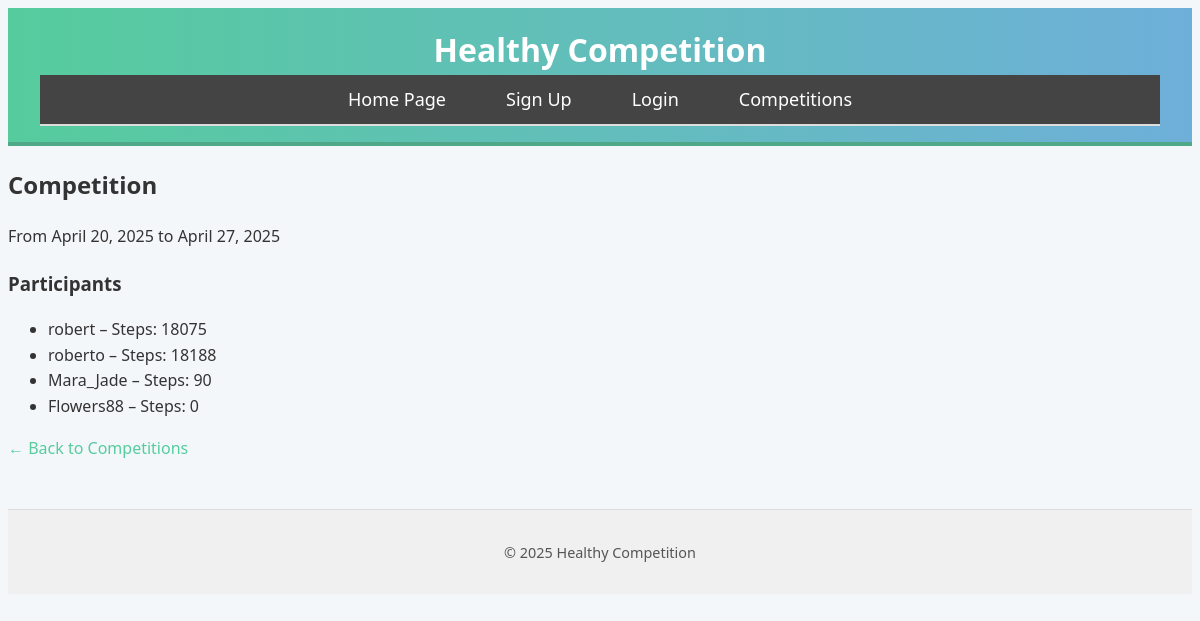
Page /competition/2/ on the committed database.
### src/models.py (models this page shows, shortened)
class Competition(models.Model):
    name = models.CharField(max_length=255)
    creator = models.ForeignKey(User, on_delete=models.CASCADE, related_name="created_competitions")
    participants = models.ManyToManyField(User, related_name="joined_competitions", blank=True)
    start_date = models.DateField()
    end_date = models.DateField()

class CompetitionParticipant(models.Model):
    user = models.ForeignKey(User, on_delete=models.CASCADE)
    competition = models.ForeignKey(Competition, on_delete=models.CASCADE)
    steps = models.PositiveIntegerField(default=0)
    joined_at = models.DateTimeField(auto_now_add=True)
    class Meta:
        unique_together = ('user', 'competition')  #This prevents duplicates

### src/views.py (the view)
# urls.py: path('competition/<int:competition_id>/', views.competition_detail, name='competition_detail'),
def competition_detail(request, competition_id):
    competition = get_object_or_404(Competition, pk=competition_id)
    participants = CompetitionParticipant.objects.filter(competition=competition)
    for participant in participants:
        steps_during_comp = (
            ActivityLog.objects
            .filter(
                user=participant.user,
                date__gte=competition.start_date,
                date__lte=competition.end_date
            )
            .aggregate(total_steps=Sum('steps'))['total_steps'] or 0
        )
        participant.total_steps_during_comp = steps_during_comp
    return render(request, 'competition_detail.html', {
        'competition': competition,
        'participants': participants
    })

### src/templates/competition_detail.html
{% extends 'base.html' %}
{% block content %}
  <h2>{{ competition.name }}</h2>
  <p>From {{ competition.start_date }} to {{ competition.end_date }}</p>
  <h3>Participants</h3>
  <ul>
    {% for participant in participants %}
      <li>
        {{ participant.user.username }} – Steps: {{ participant.total_steps_during_comp }}
      </li>
    {% empty %}
      <li>No one has joined this competition yet.</li>
    {% endfor %}
  </ul>
  <a href="{% url 'competition_list' %}">← Back to Competitions</a>
{% endblock %}

### src/static/styles.css (style rules this page uses)
body { font-family: 'Segoe UI', Tahoma, Geneva, Verdana, sans-serif; margin: 10; padding: 10; background-color: #f4f7fa; color: #333; line-height: 1.6; }
a { text-decoration: none; color: #56cc9d; transition: color 0.3s ease, transform 0.3s ease; }

### rows in the picture
Competition: name "Competition", start_date "April 20, 2025", end_date "April 27, 2025"
CompetitionParticipant: user.username "robert", total_steps_during_comp "18075"
CompetitionParticipant: user.username "roberto", total_steps_during_comp "18188"
CompetitionParticipant: user.username "Mara_Jade", total_steps_during_comp "90"
CompetitionParticipant: user.username "Flowers88", total_steps_during_comp "0"
